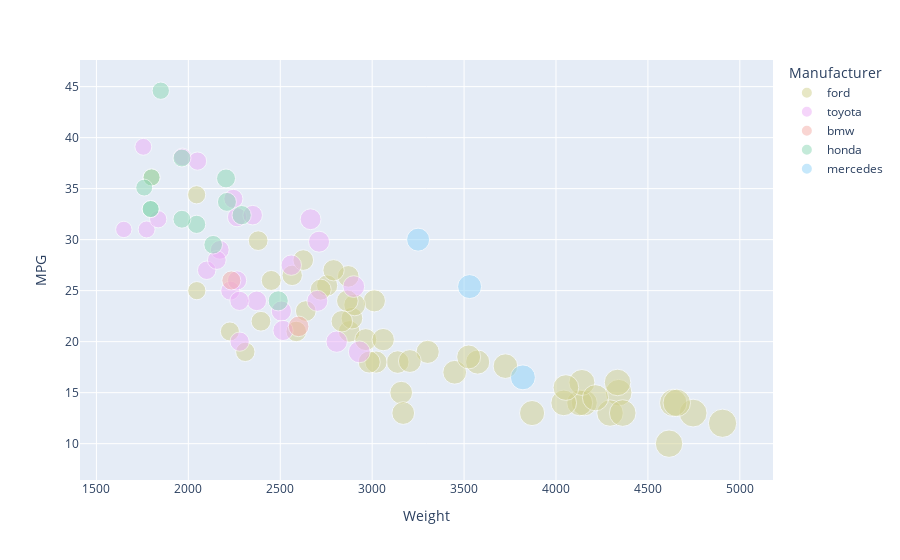

Notebook source saved alongside this figure:
### Code cell
import plotly.express as px
import pandas as pd

colors = {
    'ford': '#d0d08d',
    'toyota': '#ecadf7',
    'bmw': '#f4ada7',
    'honda': '#8bd7b4',
    'mercedes': '#8fd3f8'
}

graph = px.scatter(data_frame = pd.read_csv('cars-sample.csv'),
                 x = 'Weight',
                 y = 'MPG',
                 size = 'Weight',
                 color = 'Manufacturer',
                 opacity = 0.5,
                 color_discrete_map = colors)

graph.show()

### Figure 1 — Plotly figure (JSON) as saved in the notebook; plotly's stock layout.template omitted (floating-point values rounded to 4 significant figures)
{"data": [{"hovertemplate": "Manufacturer=ford<br>Weight=%{marker.size}<br>MPG=%{y}<extra></extra>", "legendgroup": "ford", "marker": {"color": "#d0d08d", "opacity": 0.5, "size": [3449, 4341, 4034, 3353, 2587, 4615, 2046, 3302, 4154, 4746, 3139, 2226, 4129, 4294, 2395, 4042, 4363, 3021, 4906, 2310, 2875, 2451, 4141, 4638, 3158, 4657, 3169, 2639, 2984, 4215, 3012, 3574, 2565, 3870, 3525, 4335, 2755, 1800, 2965, 2720, 3205, 2890, 3725, 4054, 2870, 2905, 2045, 2380, 3060, 2865, 2835, 2790, 2625], "sizemode": "area", "sizeref": 12.27, "symbol": "circle"}, "mode": "markers", "name": "ford", "orientation": "v", "showlegend": true, "type": "scatter", "x": [3449, 4341, 4034, 3353, 2587, 4615, 2046, 3302, 4154, 4746, 3139, 2226, 4129, 4294, 2395, 4042, 4363, 3021, 4906, 2310, 2875, 2451, 4141, 4638, 3158, 4657, 3169, 2639, 2984, 4215, 3012, 3574, 2565, 3870, 3525, 4335, 2755, 1800, 2965, 2720, 3205, 2890, 3725, 4054, 2870, 2905, 2045, 2380, 3060, 2865, 2835, 2790, 2625], "xaxis": "x", "y": [17, 15, null, null, 21, 10, 25, 19, 14, 13, 18, 21, 14, 13, 22, 14, 13, 18, 12, 19, 21, 26, 16, 14, 15, 14, 13, 23, 18, 14.5, 24, 18, 26.5, 13, 18.5, 16, 25.5, 36.1, 20.2, 25.1, 18.1, 22.3, 17.6, 15.5, 26.4, 23.6, 34.4, 29.9, 20.2, 24, 22, 27, 28], "yaxis": "y"}, {"hovertemplate": "Manufacturer=toyota<br>Weight=%{marker.size}<br>MPG=%{y}<extra></extra>", "legendgroup": "toyota", "marker": {"color": "#ecadf7", "opacity": 0.5, "size": [2372, 2228, 1773, 2278, 2506, 2100, 2279, 2807, 1836, 1649, 2171, 2702, 2155, 2930, 2265, 2560, 2515, 1968, 2711, 2265, 1755, 2050, 2350, 2900, 2245, 2665], "sizemode": "area", "sizeref": 12.27, "symbol": "circle"}, "mode": "markers", "name": "toyota", "orientation": "v", "showlegend": true, "type": "scatter", "x": [2372, 2228, 1773, 2278, 2506, 2100, 2279, 2807, 1836, 1649, 2171, 2702, 2155, 2930, 2265, 2560, 2515, 1968, 2711, 2265, 1755, 2050, 2350, 2900, 2245, 2665], "xaxis": "x", "y": [24, 25, 31, 24, 23, 27, 20, 20, 32, 31, 29, 24, 28, 19, 26, 27.5, 21.1, 38.1, 29.8, 32.2, 39.1, 37.7, 32.4, 25.4, 34, 32], "yaxis": "y"}, {"hovertemplate": "Manufacturer=bmw<br>Weight=%{marker.size}<br>MPG=%{y}<extra></extra>", "legendgroup": "bmw", "marker": {"color": "#f4ada7", "opacity": 0.5, "size": [2234, 2600], "sizemode": "area", "sizeref": 12.27, "symbol": "circle"}, "mode": "markers", "name": "bmw", "orientation": "v", "showlegend": true, "type": "scatter", "x": [2234, 2600], "xaxis": "x", "y": [26, 21.5], "yaxis": "y"}, {"hovertemplate": "Manufacturer=honda<br>Weight=%{marker.size}<br>MPG=%{y}<extra></extra>", "legendgroup": "honda", "marker": {"color": "#8bd7b4", "opacity": 0.5, "size": [2489, 1795, 1795, 2045, 1800, 2135, 1850, 2290, 1760, 2210, 2205, 1965, 1965], "sizemode": "area", "sizeref": 12.27, "symbol": "circle"}, "mode": "markers", "name": "honda", "orientation": "v", "showlegend": true, "type": "scatter", "x": [2489, 1795, 1795, 2045, 1800, 2135, 1850, 2290, 1760, 2210, 2205, 1965, 1965], "xaxis": "x", "y": [24, 33, 33, 31.5, 36.1, 29.5, 44.6, 32.4, 35.1, 33.7, 36, 38, 32], "yaxis": "y"}, {"hovertemplate": "Manufacturer=mercedes<br>Weight=%{marker.size}<br>MPG=%{y}<extra></extra>", "legendgroup": "mercedes", "marker": {"color": "#8fd3f8", "opacity": 0.5, "size": [3820, 3530, 3250], "sizemode": "area", "sizeref": 12.27, "symbol": "circle"}, "mode": "markers", "name": "mercedes", "orientation": "v", "showlegend": true, "type": "scatter", "x": [3820, 3530, 3250], "xaxis": "x", "y": [16.5, 25.4, 30], "yaxis": "y"}], "layout": {"legend": {"itemsizing": "constant", "title": {"text": "Manufacturer"}, "tracegroupgap": 0}, "margin": {"t": 60}, "xaxis": {"anchor": "y", "domain": [0, 1], "title": {"text": "Weight"}}, "yaxis": {"anchor": "x", "domain": [0, 1], "title": {"text": "MPG"}}}}
